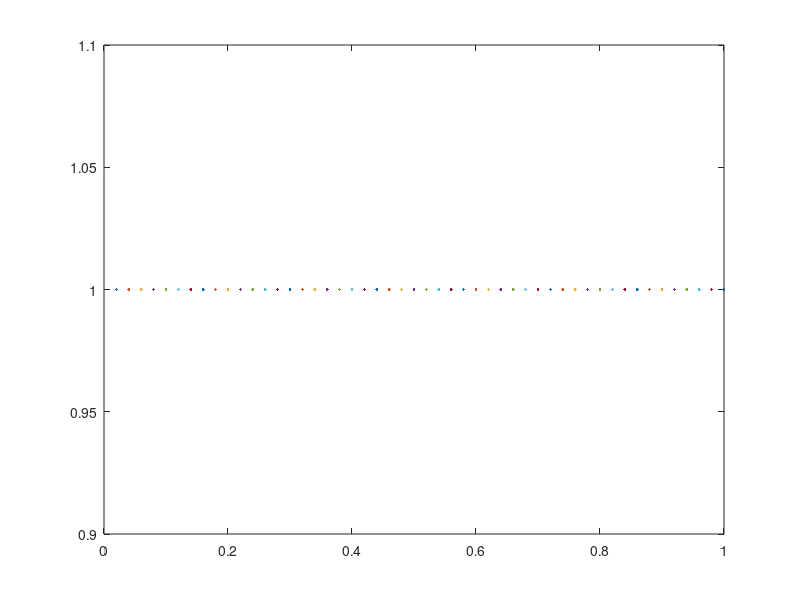

Reproduce this figure in MATLAB.
% Code to calculate the solution to a 
% nonlinear BVP with Dirichlet and Robin BCs

% Some physical parameter.
mu= 10;

% Define the interval over which solution is calculated.
a= 0; b= 1;

% Define N.
N= 50;

% Define the grid spacing.
h=(b-a)/N;

% Define the grid. Note that there is no need to solve at x=a.
x = reshape(linspace(a+h,b,N),N,1);

% Define an initial guess for the solution 
% of the BVP (make sure it is a column vector)
U= ones(N, 1);

% Define a tolerance for the termination of Newton-Raphson.
tol= 10^(-8);

% Ensure that F is such that at least one iteration is done.
F=ones(N,1);
J=zeros(N,N);

% Store the initial guess in SOL.
SOL= U;

% Loop while the norm(F) is greater than tol.
while (norm(F)>tol )

    %% Define F(u).
    % Boundary conditions.
     F(N) = (U(N) * ((2 * h * (U(N)^2)) + 3)) - (4 * (U(N-1))) + U(N-2);

    % Finite difference approximation to ODE at interior nodes.
    F(1) = (U(2) * (2 + h * exp(U(1)))) - (4 * U(1)) + (2 - (h * exp(U(1))));
    F(1) = F(1) - (2 * (h^2) * mu * sin(2 * pi * x(1)));
    for i=2:N-1
        F(i)= (U(i+1) * (2 + h * exp(U(i)))) - (4 * U(i)) + U(i-1)*(2 - h * exp(U(i)));
        F(i) = F(i) - (2 * (h^2) * mu * sin(2 * pi * x(i)));
    end;

    %% Define the Jacobian J.
    % First row corresponds to BC at x=0.
    J(1,:) = horzcat(-4, 2 + (h * exp(U(1))), zeros(1, N-2));

    % Last row corresponds to BC at x=1.
    %J(N,:) = horzcat(zeros(1, N-2),  2/(h^2), -2/(h^2) - (U(N)^2) * exp(U(N))*(U(N) + 3));
    J(N,:) = horzcat(zeros(1, N-3), 1, -4, (6 * h * U(N)^2) + 3); 

    % Intermediate rows correspond to F(i)=...
    for i=2:(N-1)
        % Diagonal entries.
        J(i,i)= -4;
        % Left diagonal entries
        J(i, i-1) = 2 - (h * exp(U(i)));
        % Right diagonal entries
        J(i, i+1) = 2 + (h * exp(U(i)));
    end
    
    %% Having defined F and J, update the approximate solution to
    % the difference equations.
    
    U=U-J\F;

    %% Store the new approximation.
    SOL=[SOL,U];

end

%% Insert your plot commands here.
plot(x, SOL(1));
SOL

